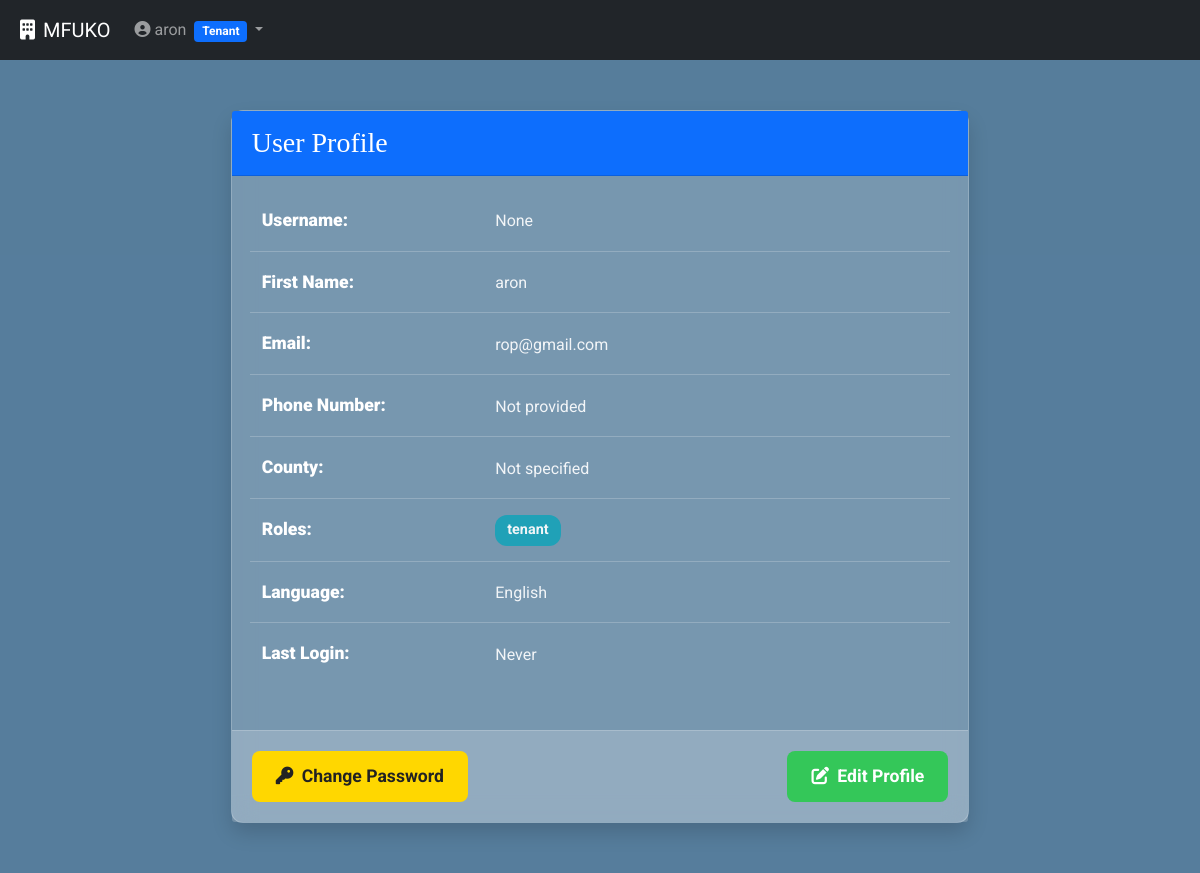
The page /profile (signed in) on the database its author committed.
### app/models.py (models this page shows, shortened)
class User(db.Model, UserMixin):
    __tablename__ = 'user'
    id = db.Column(db.Integer, primary_key=True)
    username = db.Column(db.String(255), unique=True, nullable=True)
    email = db.Column(db.String(120), unique=True, nullable=False)
    password = db.Column(db.String(255), nullable=False)
    active = db.Column(db.Boolean(), default=True)
    fs_uniquifier = db.Column(db.String(64), unique=True, nullable=False)
    confirmed_at = db.Column(db.DateTime)
    last_login_at = db.Column(db.DateTime)
    current_login_at = db.Column(db.DateTime)
    last_login_ip = db.Column(db.String(100))
    current_login_ip = db.Column(db.String(100))
    login_count = db.Column(db.Integer)
    first_name = db.Column(db.String(100))
    last_name = db.Column(db.String(100))
    us_phone_number = db.Column(db.String(20))
    county_id = db.Column(db.Integer, db.ForeignKey('county.id', ondelete='SET NULL'), nullable=True)
    county = db.relationship('County', backref='users')
    language = db.Column(db.String(10), default='en')
    notification_preferences = db.Column(db.Text, default='{}')
    roles = db.relationship('Role', secondary='roles_users', backref=db.backref('users', lazy='dynamic'))
    properties = db.relationship('Property', backref='landlord', lazy=True)
    tenant_profile = db.relationship('Tenant', uselist=False, backref='user', cascade="all, delete-orphan")
    payments_made = db.relationship('Payment', backref='payer', lazy=True)
    audit_logs = db.relationship('AuditLog', backref='user', lazy=True)
    @property
    def prefs(self):
        try:
            return json.loads(self.notification_preferences) if self.notification_preferences else {}
        except json.JSONDecodeError:
            return {}

class Role(db.Model):
    __tablename__ = 'role'
    id = db.Column(db.Integer, primary_key=True)
    name = db.Column(db.String(50), unique=True, nullable=False)
    description = db.Column(db.String(255))

### app/routes.py (the view)
@main.route('/profile')
@login_required
def profile():
    return render_template('security/profile.html', user=current_user)

### app/templates/security/profile.html (shortened to what this page needs)
{% extends "base.html" %}
{% block content %}
<!DOCTYPE html>
<html lang="en">
<head>
    <link href="https://cdn.jsdelivr.net/npm/bootstrap@5.1.3/dist/css/bootstrap.min.css" rel="stylesheet">
    <link rel="stylesheet" href="https://cdnjs.cloudflare.com/ajax/libs/animate.css/4.1.1/animate.min.css">
    <link rel="stylesheet" href="https://unpkg.com/aos@2.3.1/dist/aos.css">
    <link rel="stylesheet" href="https://cdnjs.cloudflare.com/ajax/libs/font-awesome/6.0.0-beta3/css/all.min.css" />
</head>
<body data-aos-easing="ease" data-aos-duration="1200" data-aos-delay="0">
    <div class="profile-wrapper jarallax" data-jarallax data-speed="0.8">
        <div class="overlay-lighter"></div>
        <div class="container">
            <div class="row justify-content-center">
                <div class="col-md-8" data-aos="fade-up">
                    <div class="card bg-glass">
                        <div class="card-header bg-primary text-white">
                            <h3 class="mb-0">{{ _('User Profile') }}</h3>
                        </div>
                        <div class="card-body">
                            <div class="row mb-3">
                                <div class="col-md-4"><strong>{{ _('Username') }}:</strong></div>
                                <div class="col-md-8">{{ user.username }}</div>
                            </div>
                            <div class="row mb-3">
                                <div class="col-md-4"><strong>{{ _('First Name') }}:</strong></div>
                                <div class="col-md-8">{{ user.first_name or _('Not provided') }}</div>
                            </div>
                            <div class="row mb-3">
                                <div class="col-md-4"><strong>{{ _('Email') }}:</strong></div>
                                <div class="col-md-8">{{ user.email }}</div>
                            </div>
                            <div class="row mb-3">
                                <div class="col-md-4"><strong>{{ _('Phone Number') }}:</strong></div>
                                <div class="col-md-8">{{ user.phone_number or _('Not provided') }}</div>
                            </div>
                            <div class="row mb-3">
                                <div class="col-md-4"><strong>{{ _('County') }}:</strong></div>
                                <div class="col-md-8">{{ user.county.name if user.county else _('Not specified') }}</div>
                            </div>
                            <div class="row mb-3">
                                <div class="col-md-4"><strong>{{ _('Roles') }}:</strong></div>
                                <div class="col-md-8">
                                    {% if user.roles %}
                                        {% for role in user.roles %}
                                            <span class="badge bg-info me-1">{{ role.name }}</span>
                                        {% endfor %}
                                    {% else %}
                                        {{ _('No roles') }}
                                    {% endif %}
                                </div>
                            </div>
                            <div class="row mb-3">
                                <div class="col-md-4"><strong>{{ _('Language') }}:</strong></div>
                                <div class="col-md-8">
                                    {% if user.language == 'en' %}
                                        {{ _('English') }}
                                    {% elif user.language == 'sw' %}
                                        {{ _('Swahili') }}
                                    {% else %}
                                        {{ _('Not set') }}
                                    {% endif %}
                                </div>
                            </div>
                            <div class="row mb-3">
                                <div class="col-md-4"><strong>{{ _('Last Login') }}:</strong></div>
                                <div class="col-md-8">
                                    {{ user.current_login_at.strftime('%Y-%m-%d %H:%M:%S') if user.current_login_at else _('Never') }}
                                </div>
                            </div>
                        </div>
                        <div class="card-footer d-flex justify-content-between">
                            <a href="{{ url_for('main.forgot_password') }}" class="btn btn-warning bubble-effect">
                                <i class="fas fa-key me-1"></i> {{ _('Change Password') }}
                            </a>
                            <a href="{{ url_for('main.edit_profile') }}" class="btn btn-primary bubble-effect">
                                <i class="fas fa-edit me-1"></i> {{ _('Edit Profile') }}
                            </a>
                        </div>
                    </div>
                </div>
            </div>
        </div>
    </div>
</body>
</html>
{% endblock %}

### app/templates/base.html (shortened to what this page needs)
<!DOCTYPE html>
<html lang="en">
<head>
    <link href="https://cdn.jsdelivr.net/npm/bootstrap@5.1.3/dist/css/bootstrap.min.css" rel="stylesheet">
    <link rel="stylesheet" href="https://cdnjs.cloudflare.com/ajax/libs/font-awesome/6.0.0-beta3/css/all.min.css" />
    <link rel="stylesheet" href="https://unpkg.com/aos@2.3.1/dist/aos.css">
    <link rel="stylesheet" href="https://unpkg.com/swiper@8.4.7/swiper-bundle.min.css">
</head>
<body data-aos-easing="ease" data-aos-duration="1200" data-aos-delay="0">
    <nav class="navbar navbar-expand-lg navbar-dark bg-dark">
        <div class="container">
            <a class="navbar-brand" href="{{ url_for('main.index') }}">
                <i class="fas fa-building me-2"></i>MFUKO
            </a>
            {% if current_user.is_authenticated %}
            <div class="collapse navbar-collapse" id="navbarNav">
                <ul class="navbar-nav">
                    <li class="nav-item dropdown">
                        <a class="nav-link dropdown-toggle" href="#" id="userDropdown" role="button" data-bs-toggle="dropdown">
                            <i class="fas fa-user-circle me-1"></i>{{ current_user.first_name }}
                            {% for role in current_user.roles %}
                            <span class="badge bg-primary role-badge ms-1">{{ role.name.replace('_', ' ').title() }}</span>
                            {% endfor %}
                        </a>
                    </li>
                </ul>
            </div>
            {% else %}
            <div class="d-flex">
                <a href="{{ url_for('main.login') }}" class="btn btn-info me-2">Login</a>
                <a href="{{ url_for('main.register') }}" class="btn btn-primary">Register</a>
            </div>
            {% endif %}
        </div>
    </nav>
    {% block content %}{% endblock %}
</body>
</html>

### app/templates/base.html (style rules this page uses)
:root { --primary-color: #34c759; --secondary-color: #2aa648; --accent-color: #ffd700; --text-color: #222; --light-text-color: #ffffff; --background-color: #f0f4fa; --card-background: rgba(155, 252, 240, 0.774); --shadow-light: rgba(11, 175, 120, 0.986); --shadow-medium: rgba(139, 134, 143, 0.15); --shadow-strong: rgba(139, 119, 119, 0.25); }
body { font-family: 'Roboto', sans-serif; margin: 0; padding: 0; box-sizing: border-box; background-color: var(--background-color); color: var(--text-color); line-height: 1.6; scroll-behavior: smooth; }
.container { max-width: 1200px; margin: 0 auto; padding: 0 20px; }
.bg-glass { background: rgba(255, 255, 255, 0.15); backdrop-filter: blur(12px); -webkit-backdrop-filter: blur(12px); border: 1px solid rgba(255, 255, 255, 0.2); box-shadow: 0 10px 20px var(--shadow-medium); }
.btn-primary { background-color: var(--primary-color); border: none; color: var(--light-text-color); padding: 12px 24px; border-radius: 8px; font-weight: 700; font-size: 1.1em; transition: background-color 0.3s ease, transform 0.2s ease, box-shadow 0.3s ease; }
.bubble-effect { position: relative; overflow: hidden; }
.bubble-effect::after { content: ''; position: absolute; top: 50%; left: 50%; width: 0; height: 0; background: rgba(255, 255, 255, 0.3); border-radius: 50%; transform: translate(-50%, -50%); transition: width 0.6s ease, height 0.6s ease; }

### rows shown on the page
User: first_name "aron", username "None", email "rop@gmail.com", current_login_at "Never"
Role: name.replace "Tenant", name "tenant"

### other values the page prints
{{ user.phone_number or _('Not provided') }} "Not provided"
{{ user.county.name if user.county else _('Not specified') }} "Not specified"
